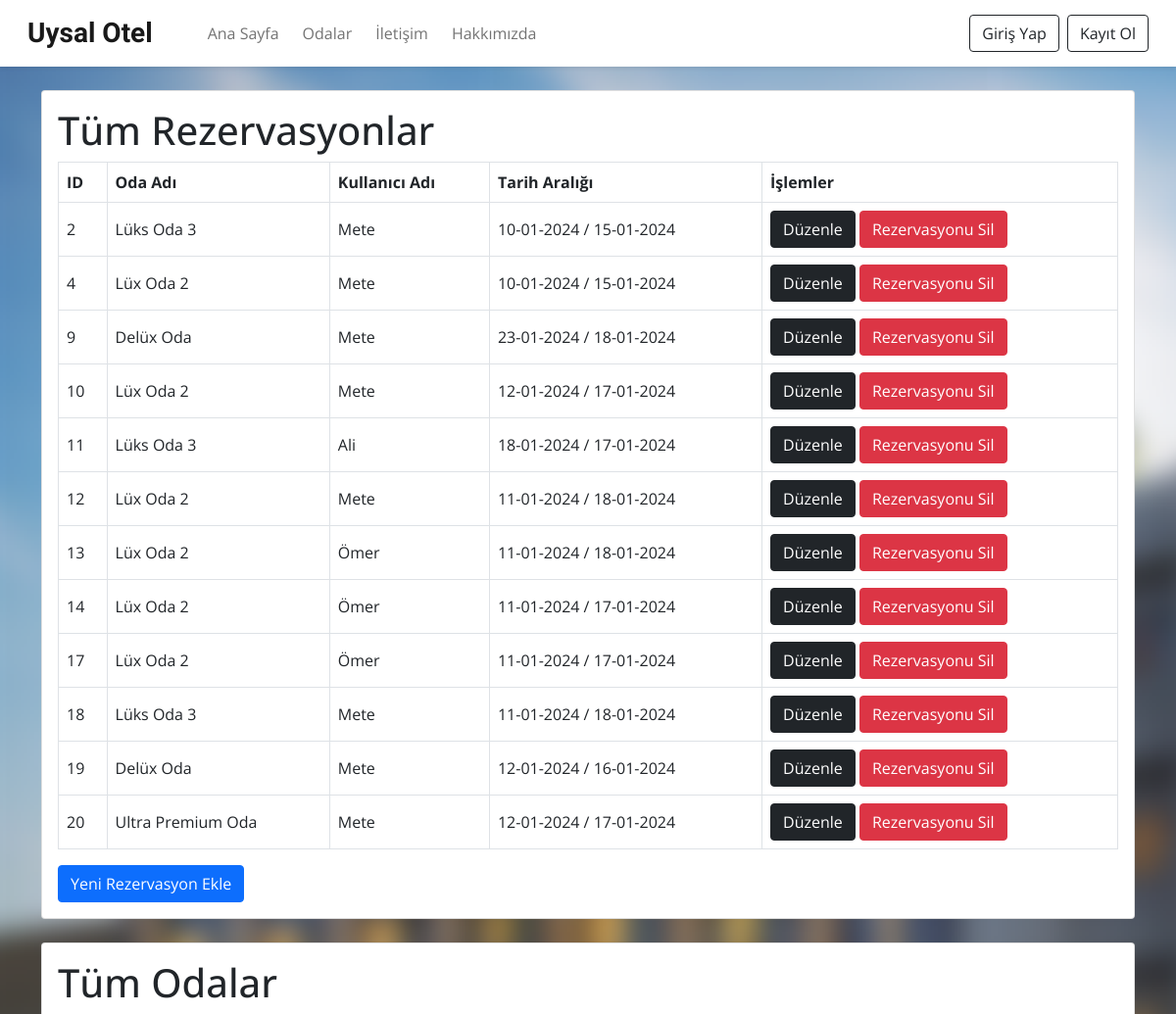
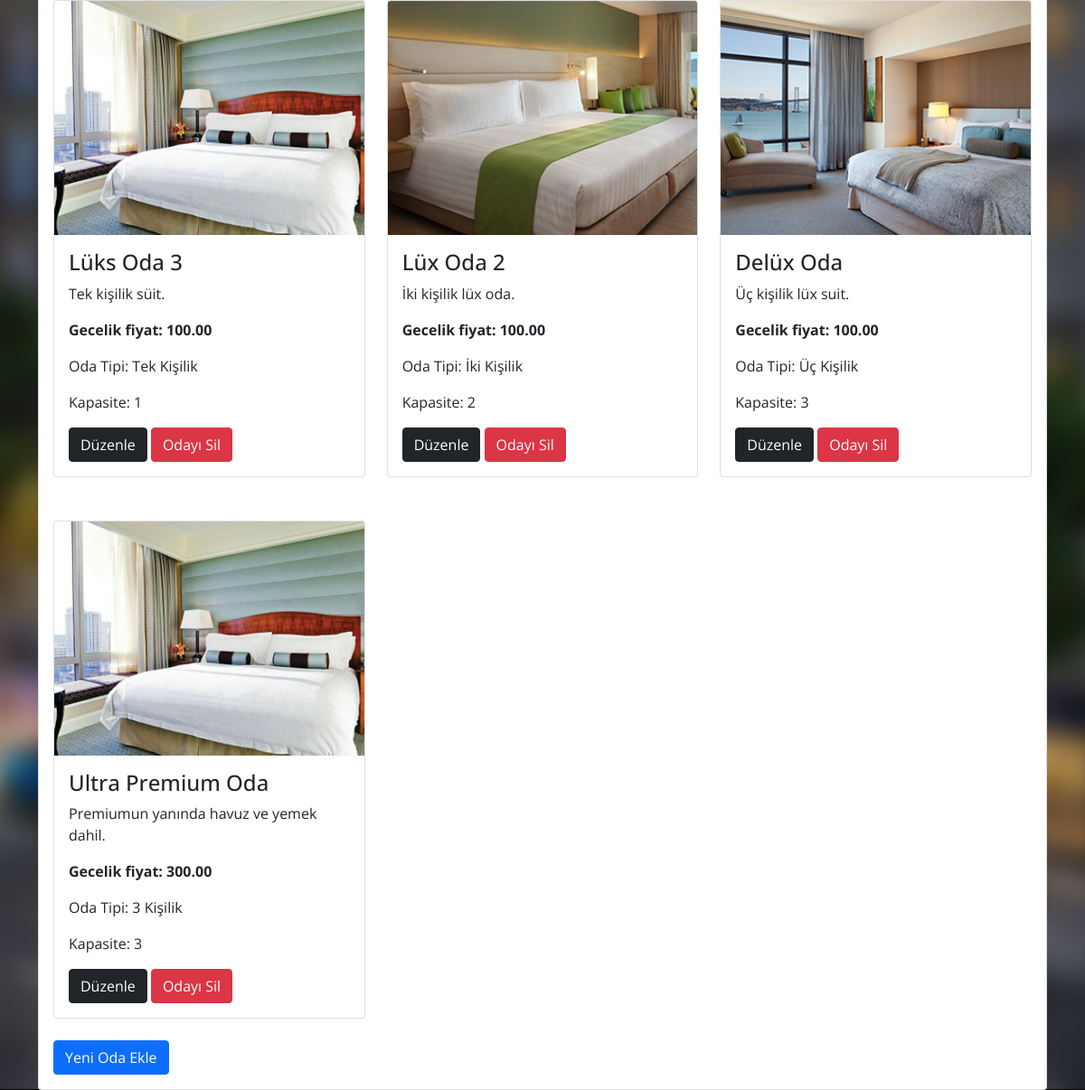
The app's page /admin.php with its own data (2 pictures, top to bottom).
### tables this page shows
CREATE TABLE `rezervasyonlar` (
  `rezervasyon_id` int(11) NOT NULL,
  `oda_id` int(11) NOT NULL,
  `kullanici_id` int(11) NOT NULL,
  `baslangic_tarihi` date NOT NULL,
  `bitis_tarihi` date NOT NULL
);

CREATE TABLE `odalar` (
  `oda_id` int(11) NOT NULL,
  `oda_adi` varchar(100) NOT NULL,
  `oda_tipi` varchar(50) NOT NULL,
  `oda_aciklamasi` text DEFAULT NULL,
  `oda_fiyat` decimal(10,2) NOT NULL,
  `oda_kapasitesi` int(11) NOT NULL,
  `mevcutluk` tinyint(1) NOT NULL DEFAULT 1,
  `oda_resim` varchar(255) DEFAULT NULL
);

CREATE TABLE `kullanicilar` (
  `id` int(11) NOT NULL,
  `ad` varchar(100) DEFAULT NULL,
  `email` varchar(100) DEFAULT NULL,
  `telefon` varchar(20) DEFAULT NULL,
  `adres` text DEFAULT NULL,
  `zip_kodu` varchar(10) DEFAULT NULL,
  `dogum_gunu` date DEFAULT NULL,
  `sifre` varchar(255) DEFAULT NULL,
  `resim_konum` varchar(255) DEFAULT NULL
);

### admin.php (the view, shortened to what this page needs)
<?php
    require_once('php/baglanti.php');
?>
<!DOCTYPE html>
<html lang="en">
<head>
    <link href="https://cdn.jsdelivr.net/npm/bootstrap@5.0.2/dist/css/bootstrap.min.css" rel="stylesheet">
    <link rel="stylesheet" href="https://cdnjs.cloudflare.com/ajax/libs/intl-tel-input/17.0.8/css/intlTelInput.css"/>
    <link rel="stylesheet" href="https://cdn.jsdelivr.net/npm/bootstrap-icons@1.11.2/font/bootstrap-icons.min.css">
    <link rel="stylesheet" href="css/admin.css">
</head>
<body>
<?php
$busayfa = 'admin';
include 'php/navbar.php';
?>
<?php
$sql = "SELECT r.rezervasyon_id, r.baslangic_tarihi, r.bitis_tarihi, o.oda_adi, u.ad
                                FROM rezervasyonlar r
                                INNER JOIN odalar o ON r.oda_id = o.oda_id
                                INNER JOIN kullanicilar u ON r.kullanici_id = u.id";
$reservasyonlar = $conn->query($sql);
?>
<div class="container mt-4">
    <div class="card">
        <div class="card-body">
            <h1>Tüm Rezervasyonlar</h1>
            <table class="table table-bordered table-hover">
                <thead>
                    <tr>
                        <th>ID</th>
                        <th>Oda Adı</th>
                        <th>Kullanıcı Adı</th>
                        <th>Tarih Aralığı</th>
                        <th>İşlemler</th>
                    </tr>
                </thead>
                <tbody>
                    <?php
                    if ($reservasyonlar->rowCount() > 0) {
                        while ($row = $reservasyonlar->fetch(PDO::FETCH_ASSOC)) {
                            ?>
                            <tr>
                                <td class="align-middle"><?php echo $row["rezervasyon_id"]; ?></td>
                                <td class="align-middle"><?php echo $row["oda_adi"]; ?></td>
                                <td class="align-middle"><?php echo $row["ad"]; ?></td>
                                <td class="align-middle">
                                    <?php
                                        $baslangic_tarih = new DateTime($row["baslangic_tarihi"]);
                                        $bitis_tarih = new DateTime($row["bitis_tarihi"]);
                                        echo $baslangic_tarih->format('d-m-Y') . ' / ' . $bitis_tarih->format('d-m-Y');
                                    ?>
                                </td>
                                <td>
                                    <form action="" method="POST">
                                    <a href="rezervasyonduzenle.php?id=<?php echo $row["rezervasyon_id"]; ?>" class="btn btn-dark">Düzenle</a>
                                        <button type="submit" class="btn btn-danger" name="sil">Rezervasyonu Sil</button>
                                    </form>
                                </td>
                            </tr>
                            <?php
                        }
                    } else {
                        echo "<tr><td colspan='4'>Rezervasyon bulunamadı.</td></tr>";
                    }
                    ?>
                </tbody>
            </table>
            <button type="button" class="btn btn-primary" data-bs-toggle="modal" data-bs-target="#yeniRezervasyonModal">
                Yeni Rezervasyon Ekle
            </button>
        </div>
    </div>
</div>
<div class="container mt-4">
    <div class="card">
        <div class="card-body">
            <h1>Tüm Odalar</h1>
            <div class="row row-cols-1 row-cols-lg-3 g-4">
                <?php
                $odalar = $conn->query("SELECT * FROM odalar");
                if (!empty($odalar)) {
                    foreach ($odalar as $oda) {
                        ?>
                        <div class="col mb-4">
                            <div class="card h-100">
                                <img src="images/rooms/<?php echo $oda['oda_resim']; ?>" class="card-img-top" alt="<?php echo $oda['oda_adi']; ?>">
                                <div class="card-body">
                                    <h4 class="card-title"><?php echo $oda['oda_adi']; ?></h4>
                                    <p class="card-text"><?php echo $oda['oda_aciklamasi']; ?></p>
                                    <p class="card-text" style='font-weight: bold;'>Gecelik fiyat: <?php echo $oda['oda_fiyat']; ?></p>
                                    <p class="card-text">Oda Tipi: <?php echo $oda['oda_tipi']; ?></p>
                                    <p class="card-text">Kapasite: <?php echo $oda['oda_kapasitesi']; ?></p>
                                    <form action="" method="POST">
                                        <a href="odaduzenle.php?id=<?php echo $oda['oda_id']; ?>" class="btn btn-dark">Düzenle</a>
                                        <button type="submit" class="btn btn-danger" name="odasil">Odayı Sil</button>
                                    </form>
                                </div>
                            </div>
                        </div>
                        <?php
                    }
                } else {
                    echo "<p>Hiç oda bulunamadı.</p>";
                }
                ?>
            </div>
            <button type="button" class="btn btn-primary" data-bs-toggle="modal" data-bs-target="#yeniOdaModal">
                Yeni Oda Ekle
            </button>
        </div>
    </div>
</div>
</body>
</html>

### php/navbar.php (shortened to what this page needs)
<?php
if (isset($_SESSION['basarisiz'])) {
    $basarisiz = $_SESSION['basarisiz'];
    if($basarisiz){
        $button = '
        <button type="button" class="btn btn-outline-dark shadow-none me-lg-2 me-3" data-bs-toggle="modal" data-bs-target="#girisModal">Giriş Yap</button>
        <button type="button" class="btn btn-outline-dark shadow-none" data-bs-toggle="modal" data-bs-target="#kayitModal">Kayıt Ol</button>
        ';
    }
    else if (isset($_SESSION['kullaniciadi'])) {
        $kullaniciadi = $_SESSION['kullaniciadi'];
        if($kullaniciadi === 'admin'){
            $button = '
            <a href="admin.php" class="btn btn-primary shadow-none me-lg-2 me-3 "> <i class="bi bi-person-fill"></i> ' . $kullaniciadi . '</a>
            <a href="../Project/php/cikis.php" class="btn btn-outline-dark shadow-none">Çıkış Yap</a>
            ';
        }else
            $button = '
            <a href="kullanici.php" class="btn btn-primary shadow-none me-lg-2 me-3 "> <i class="bi bi-person-fill"></i> ' . $kullaniciadi . '</a>
            <a href="../Project/php/cikis.php" class="btn btn-outline-dark shadow-none">Çıkış Yap</a>
            ';
    } else {
    $button = '
        <button type="button" class="btn btn-outline-dark shadow-none me-lg-2 me-3" data-bs-toggle="modal" data-bs-target="#girisModal">Giriş Yap</button>
        <button type="button" class="btn btn-outline-dark shadow-none" data-bs-toggle="modal" data-bs-target="#kayitModal">Kayıt Ol</button>
        ';
    }
}
else {
    $button = '
        <button type="button" class="btn btn-outline-dark shadow-none me-lg-2 me-3" data-bs-toggle="modal" data-bs-target="#girisModal">Giriş Yap</button>
        <button type="button" class="btn btn-outline-dark shadow-none" data-bs-toggle="modal" data-bs-target="#kayitModal">Kayıt Ol</button>
        ';
}
?>
<nav class="navbar navbar-expand-lg navbar-light bg-white bg-gradient px-lg-3 py-lg-2 shadow-sm sticky-top mb-3 ">
    <div class="container-fluid">
        <a class="navbar-brand me-5 fw-bold fs-3 h-font" href="index.php">Uysal Otel</a>
        <div class="collapse navbar-collapse" id="navbarSupportedContent">
            <ul class="navbar-nav me-auto mb-2 mb-lg-0">
                <li class="nav-item">
                    <a class="nav-link <?php if($busayfa === 'index') echo 'active'; ?> me-2" <?php if($busayfa === 'index') echo 'aria-current="page"'; ?> href="index.php">Ana Sayfa</a>
                </li>
                <li class="nav-item">
                    <a class="nav-link <?php if($busayfa === 'odalar') echo 'active'; ?> me-2" <?php if($busayfa === 'odalar') echo 'aria-current="page"'; ?> href="odalar.php">Odalar</a>
                </li>
                <li class="nav-item">
                    <a class="nav-link <?php if($busayfa === 'iletisim') echo 'active'; ?> me-2" <?php if($busayfa === 'iletisim') echo 'aria-current="page"'; ?> href="iletisim.php">İletişim</a>
                </li>
                <li class="nav-item">
                    <a class="nav-link <?php if($busayfa === 'hakkimizda') echo 'active'; ?> me-2" <?php if($busayfa === 'hakkimizda') echo 'aria-current="page"'; ?> href="hakkimizda.php">Hakkımızda</a>
                </li>
            </ul>
            <div class="d-flex">
                <?php echo $button; ?>
            </div>
        </div>
    </div>
</nav>

### css/admin.css (style rules this page uses)
* { font-family: 'Open Sans', sans-serif; }
.h-font { font-family: 'Merienda', cursive; }
body { background-image: url("../images/background/background.png"); height: 100%; background-position: center; background-repeat: no-repeat; background-size: cover; }

### records on screen
rezervasyonlar: rezervasyon_id "2", oda.oda_adi "Lüks Oda 3", kullanici.ad "Mete", baslangic_tarihi "10-01-2024", bitis_tarihi "15-01-2024"
rezervasyonlar: rezervasyon_id "4", oda.oda_adi "Lüx Oda 2", kullanici.ad "Mete", baslangic_tarihi "10-01-2024", bitis_tarihi "15-01-2024"
rezervasyonlar: rezervasyon_id "9", oda.oda_adi "Delüx Oda", kullanici.ad "Mete", baslangic_tarihi "23-01-2024", bitis_tarihi "18-01-2024"
rezervasyonlar: rezervasyon_id "10", oda.oda_adi "Lüx Oda 2", kullanici.ad "Mete", baslangic_tarihi "12-01-2024", bitis_tarihi "17-01-2024"
rezervasyonlar: rezervasyon_id "11", oda.oda_adi "Lüks Oda 3", kullanici.ad "Ali", baslangic_tarihi "18-01-2024", bitis_tarihi "17-01-2024"
rezervasyonlar: rezervasyon_id "12", oda.oda_adi "Lüx Oda 2", kullanici.ad "Mete", baslangic_tarihi "11-01-2024", bitis_tarihi "18-01-2024"
rezervasyonlar: rezervasyon_id "13", oda.oda_adi "Lüx Oda 2", kullanici.ad "Ömer", baslangic_tarihi "11-01-2024", bitis_tarihi "18-01-2024"
rezervasyonlar: rezervasyon_id "14", oda.oda_adi "Lüx Oda 2", kullanici.ad "Ömer", baslangic_tarihi "11-01-2024", bitis_tarihi "17-01-2024"
rezervasyonlar: rezervasyon_id "17", oda.oda_adi "Lüx Oda 2", kullanici.ad "Ömer", baslangic_tarihi "11-01-2024", bitis_tarihi "17-01-2024"
rezervasyonlar: rezervasyon_id "18", oda.oda_adi "Lüks Oda 3", kullanici.ad "Mete", baslangic_tarihi "11-01-2024", bitis_tarihi "18-01-2024"
rezervasyonlar: rezervasyon_id "19", oda.oda_adi "Delüx Oda", kullanici.ad "Mete", baslangic_tarihi "12-01-2024", bitis_tarihi "16-01-2024"
rezervasyonlar: rezervasyon_id "20", oda.oda_adi "Ultra Premium Oda", kullanici.ad "Mete", baslangic_tarihi "12-01-2024", bitis_tarihi "17-01-2024"
odalar: oda_resim (picture), oda_adi "Lüks Oda 3", oda_aciklamasi "Tek kişilik süit.", oda_fiyat "100.00", oda_tipi "Tek Kişilik", oda_kapasitesi "1"
odalar: oda_resim (picture), oda_adi "Lüx Oda 2", oda_aciklamasi "İki kişilik lüx oda.", oda_fiyat "100.00", oda_tipi "İki Kişilik", oda_kapasitesi "2"
odalar: oda_resim (picture), oda_adi "Delüx Oda", oda_aciklamasi "Üç kişilik lüx suit.", oda_fiyat "100.00", oda_tipi "Üç Kişilik", oda_kapasitesi "3"
odalar: oda_resim (picture), oda_adi "Ultra Premium Oda", oda_aciklamasi "Premiumun yanında havuz ve yemek dahil.", oda_fiyat "300.00", oda_tipi "3 Kişilik", oda_kapasitesi "3"
